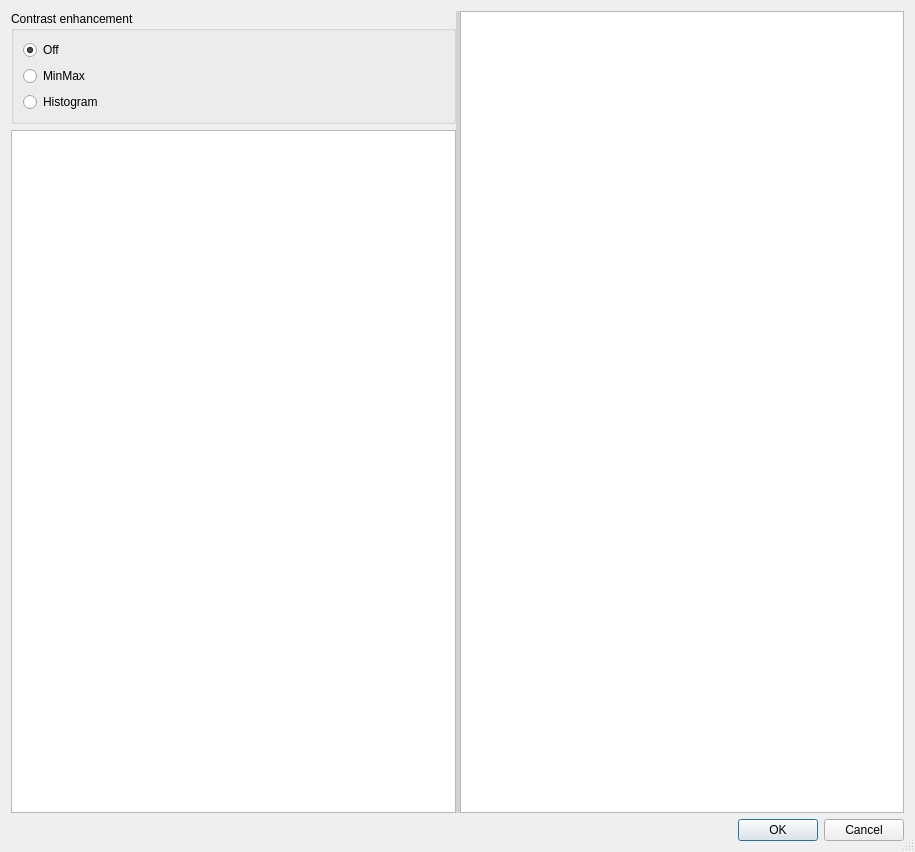
<?xml version="1.0" encoding="UTF-8"?>
<ui version="4.0">
 <class>Dialog</class>
 <widget class="QDialog" name="Dialog">
  <property name="geometry">
   <rect>
    <x>0</x>
    <y>0</y>
    <width>915</width>
    <height>852</height>
   </rect>
  </property>
  <property name="windowTitle">
   <string>Dialog</string>
  </property>
  <property name="windowIcon">
   <iconset resource="resources.qrc">
    <normaloff>:/plugins/image_selection/image-crop</normaloff>:/plugins/image_selection/image-crop</iconset>
  </property>
  <property name="sizeGripEnabled">
   <bool>true</bool>
  </property>
  <layout class="QVBoxLayout" name="verticalLayout_3">
   <item>
    <widget class="QSplitter" name="splitter">
     <property name="styleSheet">
      <string notr="true">QSplitter::handle {
    background-color: lightGray;
}</string>
     </property>
     <property name="orientation">
      <enum>Qt::Horizontal</enum>
     </property>
     <widget class="QWidget" name="layoutWidget">
      <layout class="QVBoxLayout" name="verticalLayout_2">
       <item>
        <widget class="QGroupBox" name="groupBox">
         <property name="title">
          <string>Contrast enhancement</string>
         </property>
         <layout class="QVBoxLayout" name="verticalLayout">
          <item>
           <widget class="QRadioButton" name="off">
            <property name="toolTip">
             <string>No enhancement.</string>
            </property>
            <property name="text">
             <string>Off</string>
            </property>
            <property name="icon">
             <iconset resource="resources.qrc">
              <normaloff>:/plugins/image_selection/light-bulb-off</normaloff>:/plugins/image_selection/light-bulb-off</iconset>
            </property>
            <property name="checked">
             <bool>true</bool>
            </property>
           </widget>
          </item>
          <item>
           <widget class="QRadioButton" name="minMax">
            <property name="toolTip">
             <string>Stretch (almost) minimum and maximum values linearly to maximum range.</string>
            </property>
            <property name="text">
             <string>MinMax</string>
            </property>
            <property name="icon">
             <iconset resource="resources.qrc">
              <normaloff>:/plugins/image_selection/arrow-resize-090</normaloff>:/plugins/image_selection/arrow-resize-090</iconset>
            </property>
           </widget>
          </item>
          <item>
           <widget class="QRadioButton" name="histogram">
            <property name="toolTip">
             <string>Histogram equalization.</string>
            </property>
            <property name="text">
             <string>Histogram</string>
            </property>
            <property name="icon">
             <iconset resource="resources.qrc">
              <normaloff>:/plugins/image_selection/chart</normaloff>:/plugins/image_selection/chart</iconset>
            </property>
           </widget>
          </item>
         </layout>
        </widget>
       </item>
       <item>
        <widget class="QTreeView" name="treeView">
         <property name="toolTip">
          <string>Select the preview file to show.</string>
         </property>
         <property name="editTriggers">
          <set>QAbstractItemView::CurrentChanged|QAbstractItemView::DoubleClicked|QAbstractItemView::EditKeyPressed</set>
         </property>
         <property name="selectionBehavior">
          <enum>QAbstractItemView::SelectRows</enum>
         </property>
         <property name="uniformRowHeights">
          <bool>true</bool>
         </property>
        </widget>
       </item>
      </layout>
     </widget>
     <widget class="GraphicsView" name="graphicsView">
      <property name="toolTip">
       <string>Mark the wanted preview with a rectangle.</string>
      </property>
      <property name="horizontalScrollBarPolicy">
       <enum>Qt::ScrollBarAlwaysOff</enum>
      </property>
      <property name="dragMode">
       <enum>QGraphicsView::RubberBandDrag</enum>
      </property>
     </widget>
    </widget>
   </item>
   <item>
    <widget class="QDialogButtonBox" name="buttonBox">
     <property name="orientation">
      <enum>Qt::Horizontal</enum>
     </property>
     <property name="standardButtons">
      <set>QDialogButtonBox::Cancel|QDialogButtonBox::Ok</set>
     </property>
    </widget>
   </item>
  </layout>
 </widget>
 <customwidgets>
  <customwidget>
   <class>GraphicsView</class>
   <extends>QGraphicsView</extends>
   <header>image_selection.preview_window</header>
  </customwidget>
 </customwidgets>
 <resources>
  <include location="resources.qrc"/>
 </resources>
 <connections>
  <connection>
   <sender>buttonBox</sender>
   <signal>accepted()</signal>
   <receiver>Dialog</receiver>
   <slot>accept()</slot>
   <hints>
    <hint type="sourcelabel">
     <x>248</x>
     <y>254</y>
    </hint>
    <hint type="destinationlabel">
     <x>157</x>
     <y>274</y>
    </hint>
   </hints>
  </connection>
  <connection>
   <sender>buttonBox</sender>
   <signal>rejected()</signal>
   <receiver>Dialog</receiver>
   <slot>reject()</slot>
   <hints>
    <hint type="sourcelabel">
     <x>316</x>
     <y>260</y>
    </hint>
    <hint type="destinationlabel">
     <x>286</x>
     <y>274</y>
    </hint>
   </hints>
  </connection>
 </connections>
</ui>
